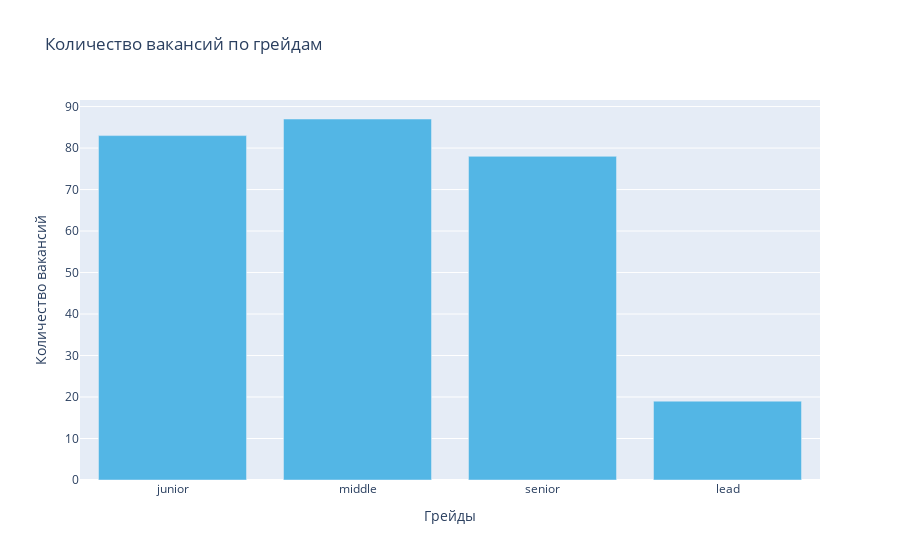

Notebook source saved alongside this figure:
### Markdown cell above
Из всего числа имеющихся примеров датасета грейды удалось выделить лишь у 5%. Делаем вывод, что в дальнейшей работе эта сторона вакансий нерепрезентативна, использовать не будем.

### Code cell
fig = go.Figure(
    data=[
        go.Bar(
            x=list(levels_dict.keys()),
            y=df[[*levels_dict.keys()]].sum().values,
            marker_color="#53b6e5",
        )
    ]
)
fig.update_xaxes(title_text="Грейды")
fig.update_yaxes(title_text="Количество вакансий")
fig.update_layout(title="Количество вакансий по грейдам")

fig.show()

### Figure 1 — Plotly figure (JSON) as saved in the notebook; plotly's stock layout.template omitted (floating-point values rounded to 4 significant figures)
{"data": [{"marker": {"color": "#53b6e5"}, "type": "bar", "x": ["junior", "middle", "senior", "lead"], "y": [83, 87, 78, 19]}], "layout": {"title": {"text": "Количество вакансий по грейдам"}, "xaxis": {"title": {"text": "Грейды"}}, "yaxis": {"title": {"text": "Количество вакансий"}}}}
